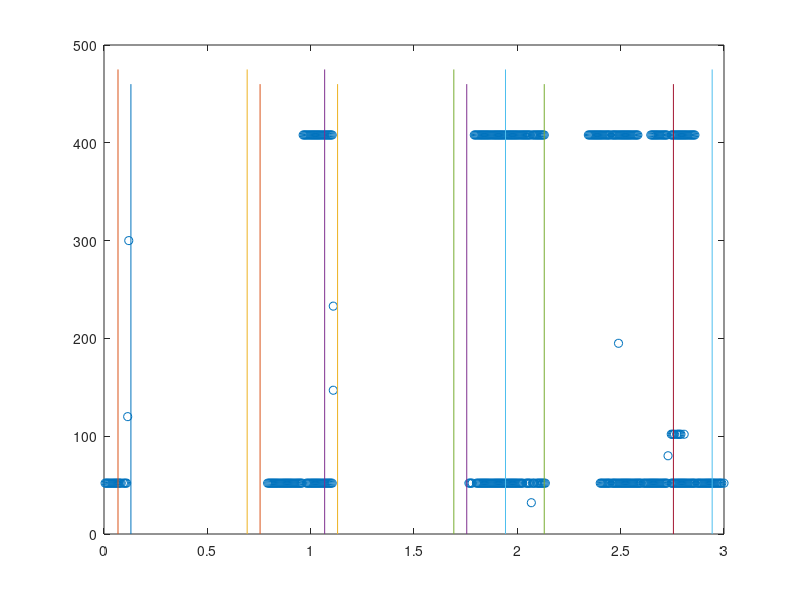

MATLAB code to generate this figure:
%% Visualization methods

KisslerDataS1=csvread('Kissler_DataS1.csv');% importing Halsemere dataset
q=56;% agent 
d=50;% d?stance
T=KisslerDataS1((KisslerDataS1(:,2)==q|KisslerDataS1(:,3)==q),:);% Finding all interaction of q agent w?th d d?stance
                                                                 % during Thursday Friday and saturday
                                                                 
                                                            
List=[];
for i=1:size(T,1)
    List(i)=setdiff(T(i,[2,3]),q);% Collect agents wh?ch interact w?th q agent 

end
TT=[T(:,1),List',T(:,4)];% Matrix of agents which interact with q agent from d distance
clf

%Plotting agents versus distance for q agent during Thursday, Friday, and
%Saturday
plot(TT(TT(:,3)<=d,1)/192,TT(TT(:,3)<=d,2),'o')
hold on 
plot([145/192,145/192],[0,460])
plot([133/192,133/192],[0,475])
plot([337/192,337/192],[0,460])
plot([325/192,325/192],[0,475])
plot([373/192,373/192],[0,475])
plot([529/192,529/192],[0,460])
plot([25/192,25/192],[0,460])
plot([13/192,13/192],[0,475])
plot([217/192,217/192],[0,460])
plot([205/192,205/192],[0,475])
plot([409/192,409/192],[0,460])
plot([565/192,565/192],[0,475])